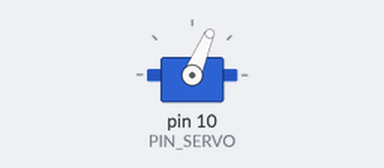
Recording of a sketch running on a simulated Arduino Uno, built with avr-gcc and run on an emulated ATmega328P. Shown: servo.

Above: at 0.55 s.
At 1.35 s:
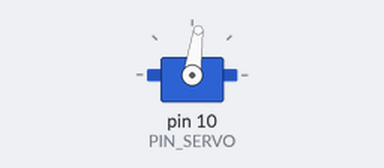
At 1.9 s:
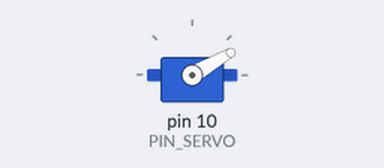
At 2.45 s:
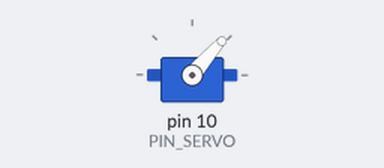
Timing chart, 0 to 5.1 s (numbered marks = the images above):
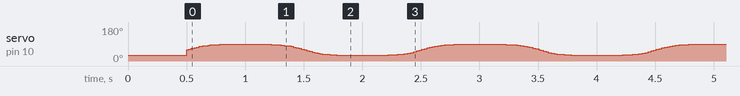

The sketch:

10C1.ino
```cpp
#include <Servo.h>
#include <math.h>

#define PIN_SERVO 10

Servo myServo;
unsigned long MOVING_TIME = 1000;
unsigned long moveStartTime;
int startAngle = 30;
int stopAngle = 90;
bool movingForward = true;

float sigmoid(float x) {
  return 1 / (1 + exp(-x));
}

void setup() {
  myServo.attach(PIN_SERVO);
  moveStartTime = millis();

  myServo.write(startAngle);
  delay(500);
}

void loop() {
  unsigned long progress = millis() - moveStartTime;

  if (progress <= MOVING_TIME) {

    float normalizedProgress = (float)progress / MOVING_TIME * 12 - 6;
    float sigmoidValue = sigmoid(normalizedProgress);

    int angle;
    if (movingForward) {
      angle = startAngle + sigmoidValue * (stopAngle - startAngle);
    } else {
      angle = stopAngle - sigmoidValue * (stopAngle - startAngle);
    }
    myServo.write(angle);
  } else {

    movingForward = !movingForward;
    moveStartTime = millis();
  }
}
```
